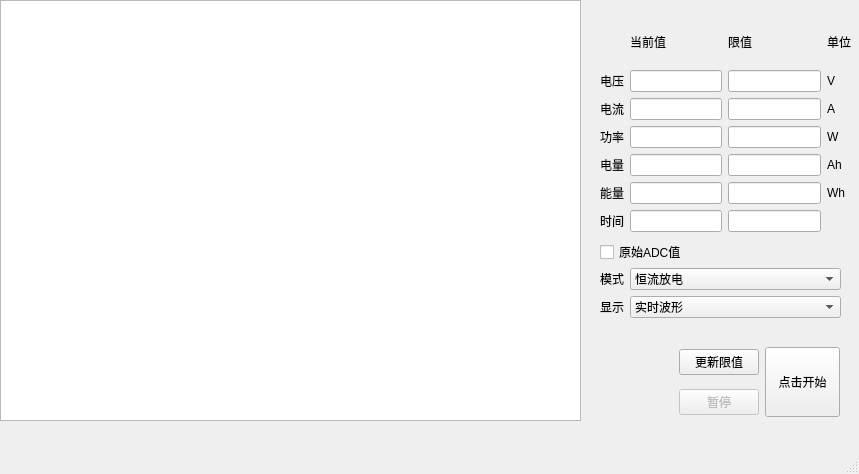
<?xml version="1.0" encoding="UTF-8"?>
<ui version="4.0">
 <class>MainWindow</class>
 <widget class="QMainWindow" name="MainWindow">
  <property name="geometry">
   <rect>
    <x>0</x>
    <y>0</y>
    <width>859</width>
    <height>474</height>
   </rect>
  </property>
  <property name="windowTitle">
   <string>MainWindow</string>
  </property>
  <widget class="QWidget" name="centralwidget">
   <widget class="PlotWidget" name="plotwidget">
    <property name="geometry">
     <rect>
      <x>0</x>
      <y>0</y>
      <width>581</width>
      <height>421</height>
     </rect>
    </property>
   </widget>
   <widget class="QCheckBox" name="checkBox_raw">
    <property name="geometry">
     <rect>
      <x>600</x>
      <y>240</y>
      <width>81</width>
      <height>24</height>
     </rect>
    </property>
    <property name="text">
     <string>原始ADC值</string>
    </property>
   </widget>
   <widget class="QWidget" name="gridLayoutWidget">
    <property name="geometry">
     <rect>
      <x>600</x>
      <y>20</y>
      <width>251</width>
      <height>212</height>
     </rect>
    </property>
    <layout class="QGridLayout" name="gridLayout">
     <item row="1" column="0">
      <widget class="QLabel" name="label_Volt">
       <property name="text">
        <string>电压</string>
       </property>
      </widget>
     </item>
     <item row="6" column="2">
      <widget class="QLineEdit" name="lineEdit_Time_limit"/>
     </item>
     <item row="3" column="1">
      <widget class="QLineEdit" name="lineEdit_Power_curr">
       <property name="readOnly">
        <bool>true</bool>
       </property>
      </widget>
     </item>
     <item row="5" column="1">
      <widget class="QLineEdit" name="lineEdit_Ene_curr">
       <property name="readOnly">
        <bool>true</bool>
       </property>
      </widget>
     </item>
     <item row="3" column="2">
      <widget class="QLineEdit" name="lineEdit_Power_limit"/>
     </item>
     <item row="4" column="0">
      <widget class="QLabel" name="label_Qu">
       <property name="text">
        <string>电量</string>
       </property>
      </widget>
     </item>
     <item row="2" column="1">
      <widget class="QLineEdit" name="lineEdit_Curr_curr">
       <property name="readOnly">
        <bool>true</bool>
       </property>
      </widget>
     </item>
     <item row="1" column="1">
      <widget class="QLineEdit" name="lineEdit_Volt_curr">
       <property name="readOnly">
        <bool>true</bool>
       </property>
      </widget>
     </item>
     <item row="6" column="1">
      <widget class="QLineEdit" name="lineEdit_Time_curr">
       <property name="readOnly">
        <bool>true</bool>
       </property>
      </widget>
     </item>
     <item row="2" column="0">
      <widget class="QLabel" name="label_Curr">
       <property name="text">
        <string>电流</string>
       </property>
      </widget>
     </item>
     <item row="4" column="2">
      <widget class="QLineEdit" name="lineEdit_Qu_limit"/>
     </item>
     <item row="5" column="0">
      <widget class="QLabel" name="label_Ene">
       <property name="text">
        <string>能量</string>
       </property>
      </widget>
     </item>
     <item row="6" column="0">
      <widget class="QLabel" name="label_Time">
       <property name="text">
        <string>时间</string>
       </property>
      </widget>
     </item>
     <item row="0" column="2">
      <widget class="QLabel" name="label_limit">
       <property name="text">
        <string>限值</string>
       </property>
      </widget>
     </item>
     <item row="3" column="0">
      <widget class="QLabel" name="label_Power">
       <property name="text">
        <string>功率</string>
       </property>
      </widget>
     </item>
     <item row="0" column="1">
      <widget class="QLabel" name="label_curr">
       <property name="text">
        <string>当前值</string>
       </property>
      </widget>
     </item>
     <item row="1" column="2">
      <widget class="QLineEdit" name="lineEdit_Volt_limit"/>
     </item>
     <item row="4" column="1">
      <widget class="QLineEdit" name="lineEdit_Qu_curr">
       <property name="readOnly">
        <bool>true</bool>
       </property>
      </widget>
     </item>
     <item row="5" column="2">
      <widget class="QLineEdit" name="lineEdit_Ene_limit"/>
     </item>
     <item row="2" column="2">
      <widget class="QLineEdit" name="lineEdit_Curr_limit"/>
     </item>
     <item row="1" column="3">
      <widget class="QLabel" name="label_Volt_unit">
       <property name="text">
        <string>V</string>
       </property>
      </widget>
     </item>
     <item row="2" column="3">
      <widget class="QLabel" name="label_Curr_unit">
       <property name="text">
        <string>A</string>
       </property>
      </widget>
     </item>
     <item row="3" column="3">
      <widget class="QLabel" name="label_Power_unit">
       <property name="text">
        <string>W</string>
       </property>
      </widget>
     </item>
     <item row="4" column="3">
      <widget class="QLabel" name="label_Qu_unit">
       <property name="text">
        <string>Ah</string>
       </property>
      </widget>
     </item>
     <item row="5" column="3">
      <widget class="QLabel" name="label_Ene_unit">
       <property name="text">
        <string>Wh</string>
       </property>
      </widget>
     </item>
     <item row="0" column="3">
      <widget class="QLabel" name="label_unit">
       <property name="text">
        <string>单位</string>
       </property>
      </widget>
     </item>
    </layout>
   </widget>
   <widget class="QWidget" name="horizontalLayoutWidget">
    <property name="geometry">
     <rect>
      <x>679</x>
      <y>341</y>
      <width>161</width>
      <height>82</height>
     </rect>
    </property>
    <layout class="QHBoxLayout" name="horizontalLayout">
     <item>
      <layout class="QVBoxLayout" name="verticalLayout">
       <item>
        <widget class="QPushButton" name="pushButton_UpdateLimit">
         <property name="text">
          <string>更新限值</string>
         </property>
        </widget>
       </item>
       <item>
        <widget class="QPushButton" name="pushButton_PauseResume">
         <property name="enabled">
          <bool>false</bool>
         </property>
         <property name="text">
          <string>暂停</string>
         </property>
         <property name="checkable">
          <bool>false</bool>
         </property>
         <property name="checked">
          <bool>false</bool>
         </property>
         <property name="autoExclusive">
          <bool>false</bool>
         </property>
        </widget>
       </item>
      </layout>
     </item>
     <item>
      <widget class="QPushButton" name="pushButton_StartStop">
       <property name="minimumSize">
        <size>
         <width>60</width>
         <height>70</height>
        </size>
       </property>
       <property name="text">
        <string>点击开始</string>
       </property>
       <property name="iconSize">
        <size>
         <width>16</width>
         <height>16</height>
        </size>
       </property>
      </widget>
     </item>
    </layout>
   </widget>
   <widget class="QWidget" name="formLayoutWidget">
    <property name="geometry">
     <rect>
      <x>600</x>
      <y>268</y>
      <width>241</width>
      <height>61</height>
     </rect>
    </property>
    <layout class="QFormLayout" name="formLayout">
     <item row="0" column="0">
      <widget class="QLabel" name="label_mode">
       <property name="text">
        <string>模式</string>
       </property>
      </widget>
     </item>
     <item row="0" column="1">
      <widget class="QComboBox" name="comboBox_mode">
       <item>
        <property name="text">
         <string>恒流放电</string>
        </property>
       </item>
       <item>
        <property name="text">
         <string>扫频电流</string>
        </property>
       </item>
      </widget>
     </item>
     <item row="1" column="0">
      <widget class="QLabel" name="label_show">
       <property name="text">
        <string>显示</string>
       </property>
      </widget>
     </item>
     <item row="1" column="1">
      <widget class="QComboBox" name="comboBox_show">
       <item>
        <property name="text">
         <string>实时波形</string>
        </property>
       </item>
       <item>
        <property name="text">
         <string>放电曲线</string>
        </property>
       </item>
      </widget>
     </item>
    </layout>
   </widget>
  </widget>
  <widget class="QMenuBar" name="menubar">
   <property name="geometry">
    <rect>
     <x>0</x>
     <y>0</y>
     <width>859</width>
     <height>23</height>
    </rect>
   </property>
  </widget>
  <widget class="QStatusBar" name="statusbar"/>
 </widget>
 <customwidgets>
  <customwidget>
   <class>PlotWidget</class>
   <extends>QGraphicsView</extends>
   <header>pyqtgraph</header>
  </customwidget>
 </customwidgets>
 <resources/>
 <connections/>
</ui>
